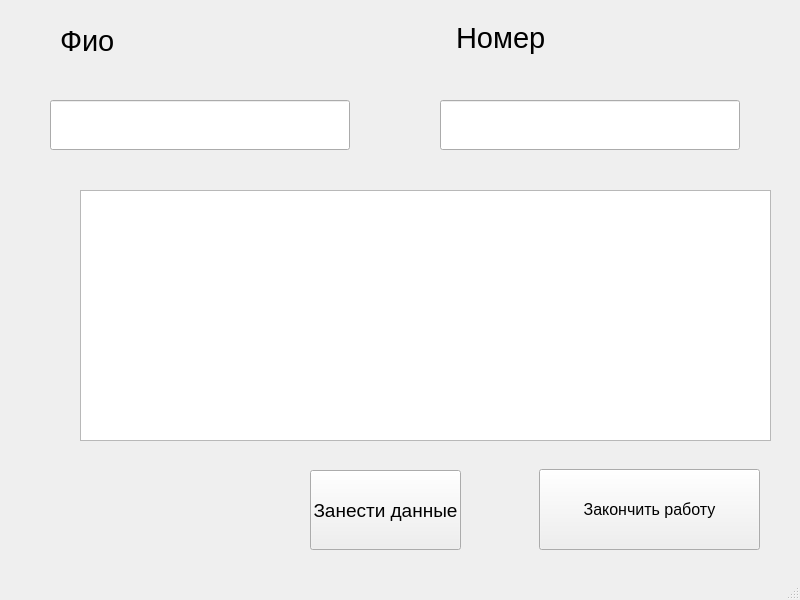
<?xml version="1.0" encoding="UTF-8"?>
<ui version="4.0">
 <class>MainWindow</class>
 <widget class="QMainWindow" name="MainWindow">
  <property name="geometry">
   <rect>
    <x>0</x>
    <y>0</y>
    <width>800</width>
    <height>600</height>
   </rect>
  </property>
  <property name="windowTitle">
   <string>MainWindow</string>
  </property>
  <widget class="QWidget" name="centralwidget">
   <widget class="QTextEdit" name="textEdit">
    <property name="geometry">
     <rect>
      <x>80</x>
      <y>190</y>
      <width>691</width>
      <height>251</height>
     </rect>
    </property>
    <property name="font">
     <font>
      <pointsize>20</pointsize>
     </font>
    </property>
   </widget>
   <widget class="QLineEdit" name="lineEdit">
    <property name="geometry">
     <rect>
      <x>50</x>
      <y>100</y>
      <width>300</width>
      <height>50</height>
     </rect>
    </property>
    <property name="font">
     <font>
      <pointsize>18</pointsize>
     </font>
    </property>
   </widget>
   <widget class="QLineEdit" name="lineEdit_2">
    <property name="geometry">
     <rect>
      <x>440</x>
      <y>100</y>
      <width>300</width>
      <height>50</height>
     </rect>
    </property>
    <property name="font">
     <font>
      <pointsize>18</pointsize>
     </font>
    </property>
   </widget>
   <widget class="QLabel" name="label">
    <property name="geometry">
     <rect>
      <x>60</x>
      <y>20</y>
      <width>101</width>
      <height>41</height>
     </rect>
    </property>
    <property name="font">
     <font>
      <pointsize>22</pointsize>
     </font>
    </property>
    <property name="text">
     <string>Фио</string>
    </property>
   </widget>
   <widget class="QLabel" name="label_2">
    <property name="geometry">
     <rect>
      <x>456</x>
      <y>12</y>
      <width>131</width>
      <height>51</height>
     </rect>
    </property>
    <property name="font">
     <font>
      <pointsize>22</pointsize>
     </font>
    </property>
    <property name="text">
     <string>Номер</string>
    </property>
   </widget>
   <widget class="QPushButton" name="pushButton">
    <property name="geometry">
     <rect>
      <x>310</x>
      <y>470</y>
      <width>151</width>
      <height>80</height>
     </rect>
    </property>
    <property name="font">
     <font>
      <pointsize>14</pointsize>
     </font>
    </property>
    <property name="text">
     <string>Занести данные</string>
    </property>
   </widget>
   <widget class="QPushButton" name="pushButton_2">
    <property name="geometry">
     <rect>
      <x>539</x>
      <y>469</y>
      <width>221</width>
      <height>81</height>
     </rect>
    </property>
    <property name="font">
     <font>
      <pointsize>12</pointsize>
     </font>
    </property>
    <property name="text">
     <string>Закончить работу</string>
    </property>
   </widget>
  </widget>
  <widget class="QMenuBar" name="menubar">
   <property name="geometry">
    <rect>
     <x>0</x>
     <y>0</y>
     <width>800</width>
     <height>21</height>
    </rect>
   </property>
  </widget>
  <widget class="QStatusBar" name="statusbar"/>
 </widget>
 <resources/>
 <connections/>
</ui>
